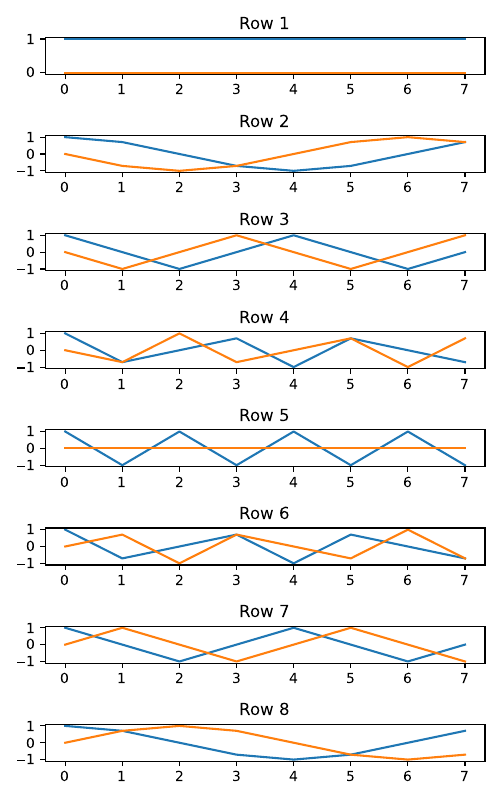

The script that saved this image:
import numpy as np
import math
import matplotlib.pyplot as plt

N = 8
X = []

F = np.zeros((N, N), dtype=np.complex128)
for i in range(N):
	for k in range(N):
		F[i, k] = math.e ** (-2 * np.pi * 1j * k * i  / N)

fig, axs = plt.subplots(N, figsize=(5, 8))

for i in range(N):
    axs[i].plot(np.real(F[i, :]))
    axs[i].set_title(f'Row {i+1}')

    axs[i].plot(np.imag(F[i, :]))
    axs[i].set_title(f'Row {i+1}')

plt.tight_layout()

plt.savefig('ex1.png', format='png')  
plt.savefig('ex1.pdf', format='pdf')

plt.show()
